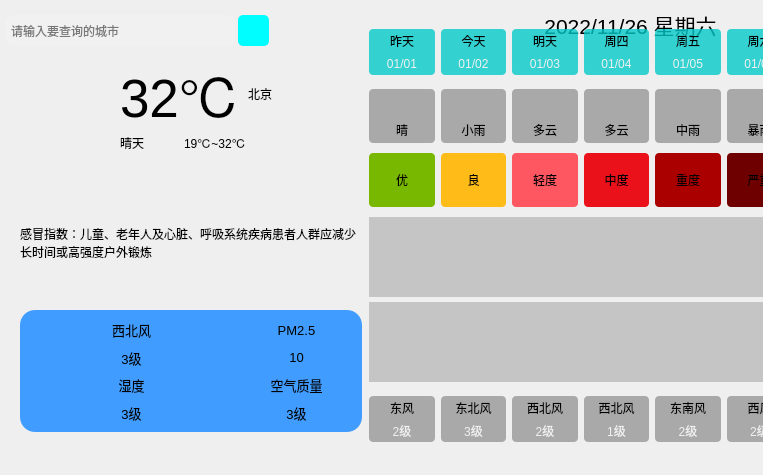
<?xml version="1.0" encoding="UTF-8"?>
<ui version="4.0">
 <class>MainWindow</class>
 <widget class="QMainWindow" name="MainWindow">
  <property name="geometry">
   <rect>
    <x>0</x>
    <y>0</y>
    <width>763</width>
    <height>475</height>
   </rect>
  </property>
  <property name="windowTitle">
   <string>MainWindow</string>
  </property>
  <widget class="QWidget" name="centralwidget">
   <widget class="QWidget" name="widget" native="true">
    <property name="geometry">
     <rect>
      <x>0</x>
      <y>0</y>
      <width>800</width>
      <height>450</height>
     </rect>
    </property>
    <property name="styleSheet">
     <string notr="true">QWidget#widget{
	border-image: url(:/res/background.png);
}
</string>
    </property>
    <widget class="QWidget" name="widget_2" native="true">
     <property name="geometry">
      <rect>
       <x>0</x>
       <y>0</y>
       <width>811</width>
       <height>51</height>
      </rect>
     </property>
     <widget class="QLabel" name="lbDate">
      <property name="geometry">
       <rect>
        <x>470</x>
        <y>5</y>
        <width>321</width>
        <height>41</height>
       </rect>
      </property>
      <property name="maximumSize">
       <size>
        <width>321</width>
        <height>16777215</height>
       </size>
      </property>
      <property name="font">
       <font>
        <family>Arial</family>
        <pointsize>20</pointsize>
        <bold>false</bold>
        <kerning>true</kerning>
       </font>
      </property>
      <property name="text">
       <string>&lt;html&gt;&lt;head/&gt;&lt;body&gt;&lt;p&gt;&lt;span style=&quot; font-size:16pt;&quot;&gt;2022/11/26 星期六&lt;/span&gt;&lt;/p&gt;&lt;/body&gt;&lt;/html&gt;</string>
      </property>
      <property name="alignment">
       <set>Qt::AlignCenter</set>
      </property>
      <property name="openExternalLinks">
       <bool>false</bool>
      </property>
     </widget>
     <widget class="QLineEdit" name="leCity">
      <property name="geometry">
       <rect>
        <x>5</x>
        <y>15</y>
        <width>231</width>
        <height>31</height>
       </rect>
      </property>
      <property name="styleSheet">
       <string notr="true">background-color: rgba(255, 255, 255, 25);
border-radius:10px;
padding:2px 4px</string>
      </property>
      <property name="placeholderText">
       <string>请输入要查询的城市</string>
      </property>
     </widget>
     <widget class="QPushButton" name="btnSearch">
      <property name="geometry">
       <rect>
        <x>238</x>
        <y>15</y>
        <width>31</width>
        <height>31</height>
       </rect>
      </property>
      <property name="styleSheet">
       <string notr="true">border-radius:5px;
background-color: rgb(0, 253, 255);</string>
      </property>
      <property name="text">
       <string/>
      </property>
      <property name="icon">
       <iconset resource="main.qrc">
        <normaloff>:/res/search.png</normaloff>:/res/search.png</iconset>
      </property>
     </widget>
    </widget>
    <widget class="QWidget" name="widget_3" native="true">
     <property name="geometry">
      <rect>
       <x>20</x>
       <y>181</y>
       <width>342</width>
       <height>251</height>
      </rect>
     </property>
     <layout class="QVBoxLayout" name="verticalLayout_3">
      <item>
       <widget class="QLabel" name="lbGaoMao">
        <property name="text">
         <string>感冒指数：儿童、老年人及心脏、呼吸系统疾病患者人群应减少长时间或高强度户外锻炼</string>
        </property>
        <property name="wordWrap">
         <bool>true</bool>
        </property>
       </widget>
      </item>
      <item>
       <widget class="QWidget" name="widget_5" native="true">
        <property name="styleSheet">
         <string notr="true">background-color: rgb(65, 156, 255);
border-radius: 15px</string>
        </property>
        <layout class="QGridLayout" name="gridLayout_2">
         <item row="1" column="1">
          <layout class="QHBoxLayout" name="horizontalLayout_10">
           <item>
            <widget class="QLabel" name="lblQualityIcon">
             <property name="minimumSize">
              <size>
               <width>40</width>
               <height>40</height>
              </size>
             </property>
             <property name="maximumSize">
              <size>
               <width>40</width>
               <height>40</height>
              </size>
             </property>
             <property name="font">
              <font>
               <pointsize>10</pointsize>
              </font>
             </property>
             <property name="text">
              <string/>
             </property>
             <property name="pixmap">
              <pixmap resource="main.qrc">:/res/aqi.png</pixmap>
             </property>
             <property name="scaledContents">
              <bool>true</bool>
             </property>
            </widget>
           </item>
           <item>
            <layout class="QVBoxLayout" name="verticalLayout_11">
             <item>
              <widget class="QLabel" name="lblQualityTitle">
               <property name="font">
                <font>
                 <pointsize>10</pointsize>
                </font>
               </property>
               <property name="text">
                <string>空气质量</string>
               </property>
               <property name="alignment">
                <set>Qt::AlignCenter</set>
               </property>
              </widget>
             </item>
             <item>
              <widget class="QLabel" name="lblQuality">
               <property name="font">
                <font>
                 <pointsize>10</pointsize>
                </font>
               </property>
               <property name="text">
                <string>3级</string>
               </property>
               <property name="alignment">
                <set>Qt::AlignCenter</set>
               </property>
              </widget>
             </item>
            </layout>
           </item>
          </layout>
         </item>
         <item row="0" column="1">
          <layout class="QHBoxLayout" name="horizontalLayout_8">
           <item>
            <widget class="QLabel" name="lbPm25Icon">
             <property name="minimumSize">
              <size>
               <width>40</width>
               <height>40</height>
              </size>
             </property>
             <property name="maximumSize">
              <size>
               <width>40</width>
               <height>40</height>
              </size>
             </property>
             <property name="font">
              <font>
               <pointsize>10</pointsize>
              </font>
             </property>
             <property name="text">
              <string/>
             </property>
             <property name="pixmap">
              <pixmap resource="main.qrc">:/res/pm25.png</pixmap>
             </property>
             <property name="scaledContents">
              <bool>true</bool>
             </property>
            </widget>
           </item>
           <item>
            <layout class="QVBoxLayout" name="verticalLayout_9">
             <item>
              <widget class="QLabel" name="lbPm25Title">
               <property name="font">
                <font>
                 <pointsize>10</pointsize>
                </font>
               </property>
               <property name="text">
                <string>PM2.5</string>
               </property>
               <property name="alignment">
                <set>Qt::AlignCenter</set>
               </property>
              </widget>
             </item>
             <item>
              <widget class="QLabel" name="lbPm25">
               <property name="font">
                <font>
                 <pointsize>10</pointsize>
                </font>
               </property>
               <property name="text">
                <string>10</string>
               </property>
               <property name="alignment">
                <set>Qt::AlignCenter</set>
               </property>
              </widget>
             </item>
            </layout>
           </item>
          </layout>
         </item>
         <item row="0" column="0">
          <layout class="QHBoxLayout" name="horizontalLayout">
           <item>
            <widget class="QLabel" name="lbWindIcon">
             <property name="minimumSize">
              <size>
               <width>40</width>
               <height>40</height>
              </size>
             </property>
             <property name="maximumSize">
              <size>
               <width>40</width>
               <height>40</height>
              </size>
             </property>
             <property name="font">
              <font>
               <pointsize>10</pointsize>
              </font>
             </property>
             <property name="text">
              <string/>
             </property>
             <property name="pixmap">
              <pixmap resource="main.qrc">:/res/wind.png</pixmap>
             </property>
             <property name="scaledContents">
              <bool>true</bool>
             </property>
            </widget>
           </item>
           <item>
            <layout class="QVBoxLayout" name="verticalLayout">
             <item>
              <widget class="QLabel" name="lbWindFx">
               <property name="font">
                <font>
                 <pointsize>10</pointsize>
                </font>
               </property>
               <property name="text">
                <string>西北风</string>
               </property>
               <property name="alignment">
                <set>Qt::AlignCenter</set>
               </property>
              </widget>
             </item>
             <item>
              <widget class="QLabel" name="lbWindFl">
               <property name="font">
                <font>
                 <pointsize>10</pointsize>
                </font>
               </property>
               <property name="text">
                <string>3级</string>
               </property>
               <property name="alignment">
                <set>Qt::AlignCenter</set>
               </property>
              </widget>
             </item>
            </layout>
           </item>
          </layout>
         </item>
         <item row="1" column="0">
          <layout class="QHBoxLayout" name="horizontalLayout_9">
           <item>
            <widget class="QLabel" name="lbShiDuIcon">
             <property name="minimumSize">
              <size>
               <width>40</width>
               <height>40</height>
              </size>
             </property>
             <property name="maximumSize">
              <size>
               <width>40</width>
               <height>40</height>
              </size>
             </property>
             <property name="font">
              <font>
               <pointsize>10</pointsize>
              </font>
             </property>
             <property name="text">
              <string/>
             </property>
             <property name="pixmap">
              <pixmap resource="main.qrc">:/res/humidity.png</pixmap>
             </property>
             <property name="scaledContents">
              <bool>true</bool>
             </property>
            </widget>
           </item>
           <item>
            <layout class="QVBoxLayout" name="verticalLayout_10">
             <item>
              <widget class="QLabel" name="lbShiDuTitle">
               <property name="font">
                <font>
                 <pointsize>10</pointsize>
                </font>
               </property>
               <property name="text">
                <string>湿度</string>
               </property>
               <property name="alignment">
                <set>Qt::AlignCenter</set>
               </property>
              </widget>
             </item>
             <item>
              <widget class="QLabel" name="lbShiDu">
               <property name="font">
                <font>
                 <pointsize>10</pointsize>
                </font>
               </property>
               <property name="text">
                <string>3级</string>
               </property>
               <property name="alignment">
                <set>Qt::AlignCenter</set>
               </property>
              </widget>
             </item>
            </layout>
           </item>
          </layout>
         </item>
        </layout>
       </widget>
      </item>
     </layout>
    </widget>
    <widget class="QWidget" name="widget_4" native="true">
     <property name="geometry">
      <rect>
       <x>20</x>
       <y>60</y>
       <width>291</width>
       <height>101</height>
      </rect>
     </property>
     <widget class="QLabel" name="lbTypeIcon">
      <property name="geometry">
       <rect>
        <x>10</x>
        <y>10</y>
        <width>81</width>
        <height>81</height>
       </rect>
      </property>
      <property name="text">
       <string/>
      </property>
      <property name="pixmap">
       <pixmap resource="main.qrc">:/res/type/Qing.png</pixmap>
      </property>
      <property name="scaledContents">
       <bool>true</bool>
      </property>
      <property name="alignment">
       <set>Qt::AlignCenter</set>
      </property>
     </widget>
     <widget class="QWidget" name="layoutWidget">
      <property name="geometry">
       <rect>
        <x>100</x>
        <y>0</y>
        <width>181</width>
        <height>92</height>
       </rect>
      </property>
      <layout class="QGridLayout" name="gridLayout">
       <item row="0" column="0" colspan="2">
        <widget class="QLabel" name="lbTemp">
         <property name="font">
          <font>
           <pointsize>40</pointsize>
          </font>
         </property>
         <property name="text">
          <string>32℃</string>
         </property>
        </widget>
       </item>
       <item row="0" column="2">
        <widget class="QLabel" name="lbCity">
         <property name="text">
          <string>北京</string>
         </property>
        </widget>
       </item>
       <item row="1" column="1" colspan="2">
        <widget class="QLabel" name="lbLowHigh">
         <property name="text">
          <string>19℃~32℃</string>
         </property>
        </widget>
       </item>
       <item row="1" column="0">
        <widget class="QLabel" name="lbType">
         <property name="text">
          <string>晴天</string>
         </property>
        </widget>
       </item>
      </layout>
     </widget>
    </widget>
    <widget class="QWidget" name="widget_11" native="true">
     <property name="geometry">
      <rect>
       <x>360</x>
       <y>20</y>
       <width>441</width>
       <height>431</height>
      </rect>
     </property>
     <layout class="QVBoxLayout" name="verticalLayout_12">
      <property name="spacing">
       <number>0</number>
      </property>
      <item>
       <widget class="QWidget" name="widget_6" native="true">
        <property name="styleSheet">
         <string notr="true">QLabel {
	background-color: rgba(0, 200, 200, 200);
	border-radius: 4px;
}</string>
        </property>
        <layout class="QGridLayout" name="gridLayout_5">
         <property name="horizontalSpacing">
          <number>6</number>
         </property>
         <property name="verticalSpacing">
          <number>0</number>
         </property>
         <item row="0" column="0">
          <widget class="QLabel" name="lblWeek0">
           <property name="styleSheet">
            <string notr="true">border-bottom-left-radius: 0px;
border-bottom-right-radius: 0px;</string>
           </property>
           <property name="text">
            <string>昨天</string>
           </property>
           <property name="alignment">
            <set>Qt::AlignCenter</set>
           </property>
          </widget>
         </item>
         <item row="0" column="1">
          <widget class="QLabel" name="lblWeek1">
           <property name="styleSheet">
            <string notr="true">border-bottom-left-radius: 0px;
border-bottom-right-radius: 0px;</string>
           </property>
           <property name="text">
            <string>今天</string>
           </property>
           <property name="alignment">
            <set>Qt::AlignCenter</set>
           </property>
          </widget>
         </item>
         <item row="0" column="2">
          <widget class="QLabel" name="lblWeek2">
           <property name="styleSheet">
            <string notr="true">border-bottom-left-radius: 0px;
border-bottom-right-radius: 0px;</string>
           </property>
           <property name="text">
            <string>明天</string>
           </property>
           <property name="alignment">
            <set>Qt::AlignCenter</set>
           </property>
          </widget>
         </item>
         <item row="0" column="3">
          <widget class="QLabel" name="lblWeek3">
           <property name="styleSheet">
            <string notr="true">border-bottom-left-radius: 0px;
border-bottom-right-radius: 0px;</string>
           </property>
           <property name="text">
            <string>周四</string>
           </property>
           <property name="alignment">
            <set>Qt::AlignCenter</set>
           </property>
          </widget>
         </item>
         <item row="0" column="4">
          <widget class="QLabel" name="lblWeek4">
           <property name="styleSheet">
            <string notr="true">border-bottom-left-radius: 0px;
border-bottom-right-radius: 0px;</string>
           </property>
           <property name="text">
            <string>周五</string>
           </property>
           <property name="alignment">
            <set>Qt::AlignCenter</set>
           </property>
          </widget>
         </item>
         <item row="0" column="5">
          <widget class="QLabel" name="lblWeek5">
           <property name="styleSheet">
            <string notr="true">border-bottom-left-radius: 0px;
border-bottom-right-radius: 0px;</string>
           </property>
           <property name="text">
            <string>周六</string>
           </property>
           <property name="alignment">
            <set>Qt::AlignCenter</set>
           </property>
          </widget>
         </item>
         <item row="1" column="0">
          <widget class="QLabel" name="lblDate0">
           <property name="styleSheet">
            <string notr="true">border-top-left-radius: 0px;
border-top-right-radius: 0px;
color: rgb(240, 240, 240);</string>
           </property>
           <property name="text">
            <string>01/01</string>
           </property>
           <property name="alignment">
            <set>Qt::AlignCenter</set>
           </property>
          </widget>
         </item>
         <item row="1" column="1">
          <widget class="QLabel" name="lblDate1">
           <property name="styleSheet">
            <string notr="true">border-top-left-radius: 0px;
border-top-right-radius: 0px;
color: rgb(240, 240, 240);</string>
           </property>
           <property name="text">
            <string>01/02</string>
           </property>
           <property name="alignment">
            <set>Qt::AlignCenter</set>
           </property>
          </widget>
         </item>
         <item row="1" column="2">
          <widget class="QLabel" name="lblDate2">
           <property name="styleSheet">
            <string notr="true">border-top-left-radius: 0px;
border-top-right-radius: 0px;
color: rgb(240, 240, 240);</string>
           </property>
           <property name="text">
            <string>01/03</string>
           </property>
           <property name="alignment">
            <set>Qt::AlignCenter</set>
           </property>
          </widget>
         </item>
         <item row="1" column="3">
          <widget class="QLabel" name="lblDate3">
           <property name="styleSheet">
            <string notr="true">border-top-left-radius: 0px;
border-top-right-radius: 0px;
color: rgb(240, 240, 240);</string>
           </property>
           <property name="text">
            <string>01/04</string>
           </property>
           <property name="alignment">
            <set>Qt::AlignCenter</set>
           </property>
          </widget>
         </item>
         <item row="1" column="4">
          <widget class="QLabel" name="lblDate4">
           <property name="styleSheet">
            <string notr="true">border-top-left-radius: 0px;
border-top-right-radius: 0px;
color: rgb(240, 240, 240);</string>
           </property>
           <property name="text">
            <string>01/05</string>
           </property>
           <property name="alignment">
            <set>Qt::AlignCenter</set>
           </property>
          </widget>
         </item>
         <item row="1" column="5">
          <widget class="QLabel" name="lblDate5">
           <property name="styleSheet">
            <string notr="true">border-top-left-radius: 0px;
border-top-right-radius: 0px;
color: rgb(240, 240, 240);</string>
           </property>
           <property name="text">
            <string>01/06</string>
           </property>
           <property name="alignment">
            <set>Qt::AlignCenter</set>
           </property>
          </widget>
         </item>
        </layout>
       </widget>
      </item>
      <item>
       <widget class="QWidget" name="widget_7" native="true">
        <property name="styleSheet">
         <string notr="true">QLabel {
	background-color: rgba(60, 60, 60, 100);
	border-radius: 4px;
}</string>
        </property>
        <layout class="QGridLayout" name="gridLayout_6">
         <property name="topMargin">
          <number>5</number>
         </property>
         <property name="bottomMargin">
          <number>5</number>
         </property>
         <property name="verticalSpacing">
          <number>0</number>
         </property>
         <item row="0" column="0">
          <widget class="QLabel" name="lblTypeIcon0">
           <property name="minimumSize">
            <size>
             <width>0</width>
             <height>0</height>
            </size>
           </property>
           <property name="maximumSize">
            <size>
             <width>1000</width>
             <height>1000</height>
            </size>
           </property>
           <property name="styleSheet">
            <string notr="true">border-bottom-left-radius: 0px;
border-bottom-right-radius: 0px;</string>
           </property>
           <property name="text">
            <string/>
           </property>
           <property name="pixmap">
            <pixmap resource="main.qrc">:/res/type/Qing.png</pixmap>
           </property>
           <property name="alignment">
            <set>Qt::AlignCenter</set>
           </property>
          </widget>
         </item>
         <item row="0" column="4">
          <widget class="QLabel" name="lblTypeIcon4">
           <property name="styleSheet">
            <string notr="true">border-bottom-left-radius: 0px;
border-bottom-right-radius: 0px;</string>
           </property>
           <property name="text">
            <string/>
           </property>
           <property name="pixmap">
            <pixmap resource="main.qrc">:/res/type/ZhongYu.png</pixmap>
           </property>
           <property name="alignment">
            <set>Qt::AlignCenter</set>
           </property>
          </widget>
         </item>
         <item row="0" column="2">
          <widget class="QLabel" name="lblTypeIcon2">
           <property name="styleSheet">
            <string notr="true">border-bottom-left-radius: 0px;
border-bottom-right-radius: 0px;</string>
           </property>
           <property name="text">
            <string/>
           </property>
           <property name="pixmap">
            <pixmap resource="main.qrc">:/res/type/DuoYun.png</pixmap>
           </property>
           <property name="alignment">
            <set>Qt::AlignCenter</set>
           </property>
          </widget>
         </item>
         <item row="0" column="1">
          <widget class="QLabel" name="lblTypeIcon1">
           <property name="styleSheet">
            <string notr="true">border-bottom-left-radius: 0px;
border-bottom-right-radius: 0px;</string>
           </property>
           <property name="text">
            <string/>
           </property>
           <property name="pixmap">
            <pixmap resource="main.qrc">:/res/type/XiaoYu.png</pixmap>
           </property>
           <property name="alignment">
            <set>Qt::AlignCenter</set>
           </property>
          </widget>
         </item>
         <item row="0" column="3">
          <widget class="QLabel" name="lblTypeIcon3">
           <property name="styleSheet">
            <string notr="true">border-bottom-left-radius: 0px;
border-bottom-right-radius: 0px;</string>
           </property>
           <property name="text">
            <string/>
           </property>
           <property name="pixmap">
            <pixmap resource="main.qrc">:/res/type/DuoYun.png</pixmap>
           </property>
           <property name="alignment">
            <set>Qt::AlignCenter</set>
           </property>
          </widget>
         </item>
         <item row="1" column="5">
          <widget class="QLabel" name="lblType5">
           <property name="styleSheet">
            <string notr="true">border-top-left-radius: 0px;
border-top-right-radius: 0px;</string>
           </property>
           <property name="text">
            <string>暴雨</string>
           </property>
           <property name="alignment">
            <set>Qt::AlignCenter</set>
           </property>
          </widget>
         </item>
         <item row="1" column="3">
          <widget class="QLabel" name="lblType3">
           <property name="styleSheet">
            <string notr="true">border-top-left-radius: 0px;
border-top-right-radius: 0px;</string>
           </property>
           <property name="text">
            <string>多云</string>
           </property>
           <property name="alignment">
            <set>Qt::AlignCenter</set>
           </property>
          </widget>
         </item>
         <item row="1" column="2">
          <widget class="QLabel" name="lblType2">
           <property name="styleSheet">
            <string notr="true">border-top-left-radius: 0px;
border-top-right-radius: 0px;</string>
           </property>
           <property name="text">
            <string>多云</string>
           </property>
           <property name="alignment">
            <set>Qt::AlignCenter</set>
           </property>
          </widget>
         </item>
         <item row="1" column="0">
          <widget class="QLabel" name="lblType0">
           <property name="styleSheet">
            <string notr="true">border-top-left-radius: 0px;
border-top-right-radius: 0px;</string>
           </property>
           <property name="text">
            <string>晴</string>
           </property>
           <property name="alignment">
            <set>Qt::AlignCenter</set>
           </property>
          </widget>
         </item>
         <item row="1" column="1">
          <widget class="QLabel" name="lblType1">
           <property name="styleSheet">
            <string notr="true">border-top-left-radius: 0px;
border-top-right-radius: 0px;</string>
           </property>
           <property name="text">
            <string>小雨</string>
           </property>
           <property name="alignment">
            <set>Qt::AlignCenter</set>
           </property>
          </widget>
         </item>
         <item row="0" column="5">
          <widget class="QLabel" name="lblTypeIcon5">
           <property name="styleSheet">
            <string notr="true">border-bottom-left-radius: 0px;
border-bottom-right-radius: 0px;</string>
           </property>
           <property name="text">
            <string/>
           </property>
           <property name="pixmap">
            <pixmap resource="main.qrc">:/res/type/BaoYu.png</pixmap>
           </property>
           <property name="alignment">
            <set>Qt::AlignCenter</set>
           </property>
          </widget>
         </item>
         <item row="1" column="4">
          <widget class="QLabel" name="lblType4">
           <property name="styleSheet">
            <string notr="true">border-top-left-radius: 0px;
border-top-right-radius: 0px;</string>
           </property>
           <property name="text">
            <string>中雨</string>
           </property>
           <property name="alignment">
            <set>Qt::AlignCenter</set>
           </property>
          </widget>
         </item>
        </layout>
       </widget>
      </item>
      <item>
       <widget class="QWidget" name="widget_9" native="true">
        <property name="styleSheet">
         <string notr="true">border-radius: 4px</string>
        </property>
        <layout class="QHBoxLayout" name="horizontalLayout_11">
         <property name="topMargin">
          <number>5</number>
         </property>
         <property name="bottomMargin">
          <number>5</number>
         </property>
         <item>
          <widget class="QLabel" name="lblQuality0">
           <property name="styleSheet">
            <string notr="true">background-color: rgb(121, 184, 0);
padding:8px;</string>
           </property>
           <property name="text">
            <string>优</string>
           </property>
           <property name="alignment">
            <set>Qt::AlignCenter</set>
           </property>
          </widget>
         </item>
         <item>
          <widget class="QLabel" name="lblQuality1">
           <property name="styleSheet">
            <string notr="true">background-color: rgb(255, 187, 23);</string>
           </property>
           <property name="text">
            <string>良</string>
           </property>
           <property name="alignment">
            <set>Qt::AlignCenter</set>
           </property>
          </widget>
         </item>
         <item>
          <widget class="QLabel" name="lblQuality2">
           <property name="styleSheet">
            <string notr="true">background-color: rgb(255, 87, 97);</string>
           </property>
           <property name="text">
            <string>轻度</string>
           </property>
           <property name="alignment">
            <set>Qt::AlignCenter</set>
           </property>
          </widget>
         </item>
         <item>
          <widget class="QLabel" name="lblQuality3">
           <property name="styleSheet">
            <string notr="true">background-color: rgb(235, 17, 27);</string>
           </property>
           <property name="text">
            <string>中度</string>
           </property>
           <property name="alignment">
            <set>Qt::AlignCenter</set>
           </property>
          </widget>
         </item>
         <item>
          <widget class="QLabel" name="lblQuality4">
           <property name="styleSheet">
            <string notr="true">background-color: rgb(170, 0, 0);</string>
           </property>
           <property name="text">
            <string>重度</string>
           </property>
           <property name="alignment">
            <set>Qt::AlignCenter</set>
           </property>
          </widget>
         </item>
         <item>
          <widget class="QLabel" name="lblQuality5">
           <property name="styleSheet">
            <string notr="true">background-color: rgb(110, 0, 0);</string>
           </property>
           <property name="text">
            <string>严重</string>
           </property>
           <property name="alignment">
            <set>Qt::AlignCenter</set>
           </property>
          </widget>
         </item>
        </layout>
       </widget>
      </item>
      <item>
       <widget class="QWidget" name="widget_8" native="true">
        <layout class="QVBoxLayout" name="verticalLayout_2">
         <property name="spacing">
          <number>5</number>
         </property>
         <property name="topMargin">
          <number>5</number>
         </property>
         <property name="bottomMargin">
          <number>5</number>
         </property>
         <item>
          <widget class="QLabel" name="lblHighCurve">
           <property name="minimumSize">
            <size>
             <width>0</width>
             <height>80</height>
            </size>
           </property>
           <property name="maximumSize">
            <size>
             <width>10000</width>
             <height>10000</height>
            </size>
           </property>
           <property name="styleSheet">
            <string notr="true">background-color: rgba(60, 60, 60,60);</string>
           </property>
           <property name="text">
            <string/>
           </property>
           <property name="alignment">
            <set>Qt::AlignCenter</set>
           </property>
          </widget>
         </item>
         <item>
          <widget class="QLabel" name="lblLowCurve">
           <property name="minimumSize">
            <size>
             <width>0</width>
             <height>80</height>
            </size>
           </property>
           <property name="maximumSize">
            <size>
             <width>10000</width>
             <height>10000</height>
            </size>
           </property>
           <property name="styleSheet">
            <string notr="true">background-color: rgba(60, 60, 60,60);</string>
           </property>
           <property name="text">
            <string/>
           </property>
           <property name="alignment">
            <set>Qt::AlignCenter</set>
           </property>
          </widget>
         </item>
        </layout>
       </widget>
      </item>
      <item>
       <widget class="QWidget" name="widget_10" native="true">
        <property name="styleSheet">
         <string notr="true">QLabel {
	background-color: rgba(60, 60, 60, 100);
	border-radius: 4px;
}</string>
        </property>
        <layout class="QGridLayout" name="gridLayout_7">
         <property name="verticalSpacing">
          <number>0</number>
         </property>
         <item row="0" column="0">
          <widget class="QLabel" name="lblFx0">
           <property name="styleSheet">
            <string notr="true">border-bottom-left-radius: 0px;
border-bottom-right-radius: 0px;</string>
           </property>
           <property name="text">
            <string>东风</string>
           </property>
           <property name="alignment">
            <set>Qt::AlignCenter</set>
           </property>
          </widget>
         </item>
         <item row="0" column="1">
          <widget class="QLabel" name="lblFx1">
           <property name="styleSheet">
            <string notr="true">border-bottom-left-radius: 0px;
border-bottom-right-radius: 0px;</string>
           </property>
           <property name="text">
            <string>东北风</string>
           </property>
           <property name="alignment">
            <set>Qt::AlignCenter</set>
           </property>
          </widget>
         </item>
         <item row="0" column="2">
          <widget class="QLabel" name="lblFx2">
           <property name="styleSheet">
            <string notr="true">border-bottom-left-radius: 0px;
border-bottom-right-radius: 0px;</string>
           </property>
           <property name="text">
            <string>西北风</string>
           </property>
           <property name="alignment">
            <set>Qt::AlignCenter</set>
           </property>
          </widget>
         </item>
         <item row="0" column="3">
          <widget class="QLabel" name="lblFx3">
           <property name="styleSheet">
            <string notr="true">border-bottom-left-radius: 0px;
border-bottom-right-radius: 0px;</string>
           </property>
           <property name="text">
            <string>西北风</string>
           </property>
           <property name="alignment">
            <set>Qt::AlignCenter</set>
           </property>
          </widget>
         </item>
         <item row="0" column="4">
          <widget class="QLabel" name="lblFx4">
           <property name="styleSheet">
            <string notr="true">border-bottom-left-radius: 0px;
border-bottom-right-radius: 0px;</string>
           </property>
           <property name="text">
            <string>东南风</string>
           </property>
           <property name="alignment">
            <set>Qt::AlignCenter</set>
           </property>
          </widget>
         </item>
         <item row="0" column="5">
          <widget class="QLabel" name="lblFx5">
           <property name="styleSheet">
            <string notr="true">border-bottom-left-radius: 0px;
border-bottom-right-radius: 0px;</string>
           </property>
           <property name="text">
            <string>西风</string>
           </property>
           <property name="alignment">
            <set>Qt::AlignCenter</set>
           </property>
          </widget>
         </item>
         <item row="1" column="0">
          <widget class="QLabel" name="lblFl0">
           <property name="styleSheet">
            <string notr="true">border-top-left-radius: 0px;
border-top-right-radius: 0px;
color: rgb(240, 240, 240);</string>
           </property>
           <property name="text">
            <string>2级</string>
           </property>
           <property name="alignment">
            <set>Qt::AlignCenter</set>
           </property>
          </widget>
         </item>
         <item row="1" column="1">
          <widget class="QLabel" name="lblFl1">
           <property name="styleSheet">
            <string notr="true">border-top-left-radius: 0px;
border-top-right-radius: 0px;
color: rgb(240, 240, 240);</string>
           </property>
           <property name="text">
            <string>3级</string>
           </property>
           <property name="alignment">
            <set>Qt::AlignCenter</set>
           </property>
          </widget>
         </item>
         <item row="1" column="2">
          <widget class="QLabel" name="lblFl2">
           <property name="styleSheet">
            <string notr="true">border-top-left-radius: 0px;
border-top-right-radius: 0px;
color: rgb(240, 240, 240);</string>
           </property>
           <property name="text">
            <string>2级</string>
           </property>
           <property name="alignment">
            <set>Qt::AlignCenter</set>
           </property>
          </widget>
         </item>
         <item row="1" column="3">
          <widget class="QLabel" name="lblFl3">
           <property name="styleSheet">
            <string notr="true">border-top-left-radius: 0px;
border-top-right-radius: 0px;
color: rgb(240, 240, 240);</string>
           </property>
           <property name="text">
            <string>1级</string>
           </property>
           <property name="alignment">
            <set>Qt::AlignCenter</set>
           </property>
          </widget>
         </item>
         <item row="1" column="4">
          <widget class="QLabel" name="lblFl4">
           <property name="styleSheet">
            <string notr="true">border-top-left-radius: 0px;
border-top-right-radius: 0px;
color: rgb(240, 240, 240);</string>
           </property>
           <property name="text">
            <string>2级</string>
           </property>
           <property name="alignment">
            <set>Qt::AlignCenter</set>
           </property>
          </widget>
         </item>
         <item row="1" column="5">
          <widget class="QLabel" name="lblFl5">
           <property name="styleSheet">
            <string notr="true">border-top-left-radius: 0px;
border-top-right-radius: 0px;
color: rgb(240, 240, 240);</string>
           </property>
           <property name="text">
            <string>2级</string>
           </property>
           <property name="alignment">
            <set>Qt::AlignCenter</set>
           </property>
          </widget>
         </item>
        </layout>
       </widget>
      </item>
     </layout>
    </widget>
   </widget>
  </widget>
  <widget class="QMenuBar" name="menubar">
   <property name="geometry">
    <rect>
     <x>0</x>
     <y>0</y>
     <width>763</width>
     <height>17</height>
    </rect>
   </property>
  </widget>
 </widget>
 <resources>
  <include location="main.qrc"/>
 </resources>
 <connections/>
</ui>
